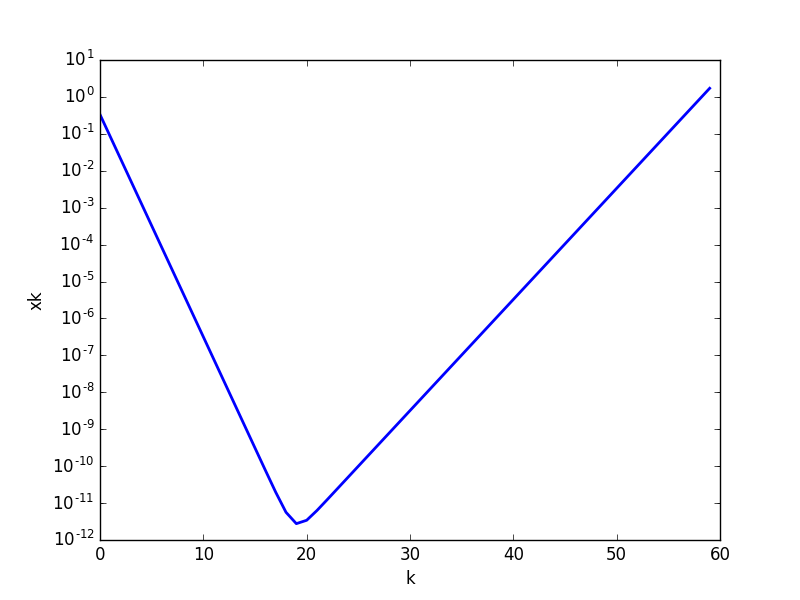

Source code (Python):
# Genera los primeros n terminos de la secuencia xk+1 = 2.25 xk - 0.5 xk-1
from pylab import *
import matplotlib.pyplot  as pyplot

# Genera terminos en la secuencia
# n - numero de terminos a generar
def genera(n):
    terminos = [] # Lista de terminos
    terminos.append(1.0/3)
    terminos.append(1.0/12)
    for i in range(n-2):
        terminos.append((2.25*terminos[-1]) - (0.5*terminos[-2]))
    return terminos

# Grafica una lista de terminos de la serie
# l - lista a graficar
def grafica(l):
    fig = pyplot.figure() # Grafica
    ax = fig.add_subplot(1, 1, 1) # Subgrafica
    line = ax.plot(l, color='blue', lw=2) # Linea a graficar
    ax.set_yscale('log')
    pyplot.xlabel('k')
    pyplot.ylabel('xk')
    show()

grafica(genera(60))
